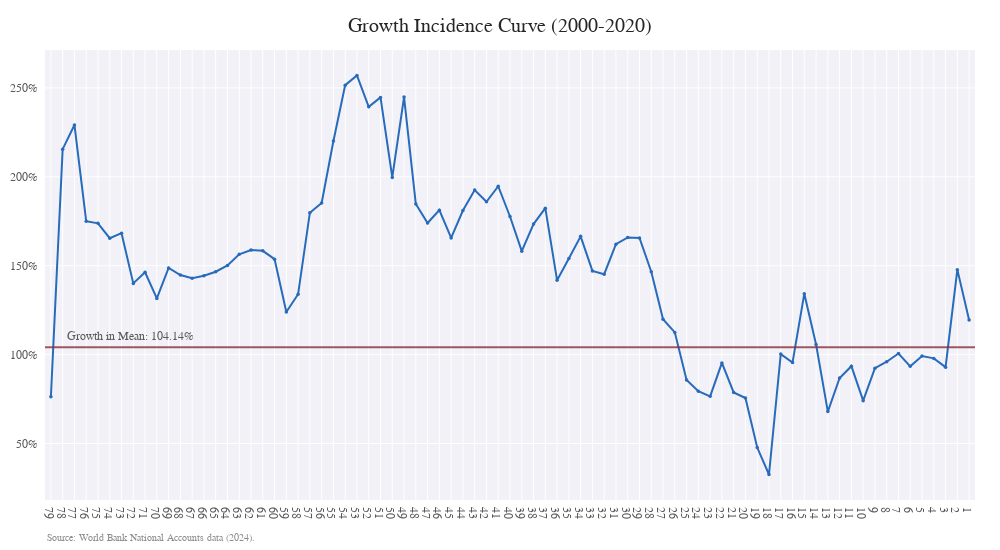

Notebook source saved alongside this figure:
### Code cell
f_snd = plot(g_snd, d_snd)
f_snd.show()

### Figure 1 — Plotly figure (JSON) as saved in the notebook; plotly's stock layout.template omitted (floating-point values rounded to 4 significant figures)
{"data": [{"line": {"width": 2}, "marker": {"color": "#286bbb", "size": 3.5}, "mode": "markers+lines+text", "showlegend": false, "type": "scatter", "x": ["79", "78", "77", "76", "75", "74", "73", "72", "71", "70", "69", "68", "67", "66", "65", "64", "63", "62", "61", "60", "59", "58", "57", "56", "55", "54", "53", "52", "51", "50", "49", "48", "47", "46", "45", "44", "43", "42", "41", "40", "39", "38", "37", "36", "35", "34", "33", "32", "31", "30", "29", "28", "27", "26", "25", "24", "23", "22", "21", "20", "19", "18", "17", "16", "15", "14", "13", "12", "11", "10", "9", "8", "7", "6", "5", "4", "3", "2", "1"], "y": [76.34, 215.5, 229.2, 175.0, 173.8, 165.5, 168.3, 140.1, 146.3, 131.6, 148.8, 144.7, 142.9, 144.3, 146.6, 150.2, 156.4, 158.8, 158.4, 153.7, 124.0, 134.0, 179.8, 185.3, 220.1, 251.5, 257.0, 239.3, 244.7, 199.6, 244.9, 184.7, 174.0, 181.2, 165.6, 181.0, 192.6, 185.9, 194.7, 177.7, 158.2, 173.4, 182.4, 141.8, 154.0, 166.5, 147.1, 145.2, 162.1, 165.9, 165.6, 146.6, 119.9, 112.5, 85.78, 79.43, 76.56, 95.33, 78.76, 75.61, 47.75, 32.58, 100.3, 95.53, 134.3, 105.7, 67.98, 86.86, 93.49, 74.11, 92.4, 95.99, 100.6, 93.39, 99.24, 97.88, 92.96, 147.8, 119.5]}], "layout": {"annotations": [{"font": {"color": "#595959", "size": 12}, "showarrow": false, "text": "Growth in Mean: 104.14%", "x": 1.2, "xanchor": "left", "y": 105.9, "yanchor": "bottom"}, {"align": "left", "font": {"color": "#8c8c8c", "size": 10}, "showarrow": false, "text": "Source: World Bank National Accounts data (2024).", "x": 0, "xanchor": "left", "xref": "paper", "y": -0.1, "yanchor": "bottom", "yref": "paper"}], "font": {"color": "#595959", "family": "Helvetica Now Text"}, "height": 550, "legend": {"orientation": "h", "x": 0.9, "xanchor": "center", "y": 1}, "margin": {"b": 50, "l": 10, "r": 25, "t": 50}, "plot_bgcolor": "rgba(234, 234, 243, 0.65)", "shapes": [{"line": {"color": "#883039", "width": 2}, "name": "Growth Rate in Mean", "opacity": 0.8, "showlegend": false, "type": "line", "x0": 0, "x1": 1, "xref": "x domain", "y0": 104.1, "y1": 104.1, "yref": "y"}], "title": {"font": {"color": "#262626", "size": 20}, "text": "Growth Incidence Curve (2000-2020)", "xanchor": "center", "yanchor": "middle"}, "width": 1000, "xaxis": {"range": [-0.5, 78.5], "tickmode": "array", "ticktext": ["79", "78", "77", "76", "75", "74", "73", "72", "71", "70", "69", "68", "67", "66", "65", "64", "63", "62", "61", "60", "59", "58", "57", "56", "55", "54", "53", "52", "51", "50", "49", "48", "47", "46", "45", "44", "43", "42", "41", "40", "39", "38", "37", "36", "35", "34", "33", "32", "31", "30", "29", "28", "27", "26", "25", "24", "23", "22", "21", "20", "19", "18", "17", "16", "15", "14", "13", "12", "11", "10", "9", "8", "7", "6", "5", "4", "3", "2", "1"], "tickvals": ["79", "78", "77", "76", "75", "74", "73", "72", "71", "70", "69", "68", "67", "66", "65", "64", "63", "62", "61", "60", "59", "58", "57", "56", "55", "54", "53", "52", "51", "50", "49", "48", "47", "46", "45", "44", "43", "42", "41", "40", "39", "38", "37", "36", "35", "34", "33", "32", "31", "30", "29", "28", "27", "26", "25", "24", "23", "22", "21", "20", "19", "18", "17", "16", "15", "14", "13", "12", "11", "10", "9", "8", "7", "6", "5", "4", "3", "2", "1"]}, "yaxis": {"ticksuffix": "%  "}}}
